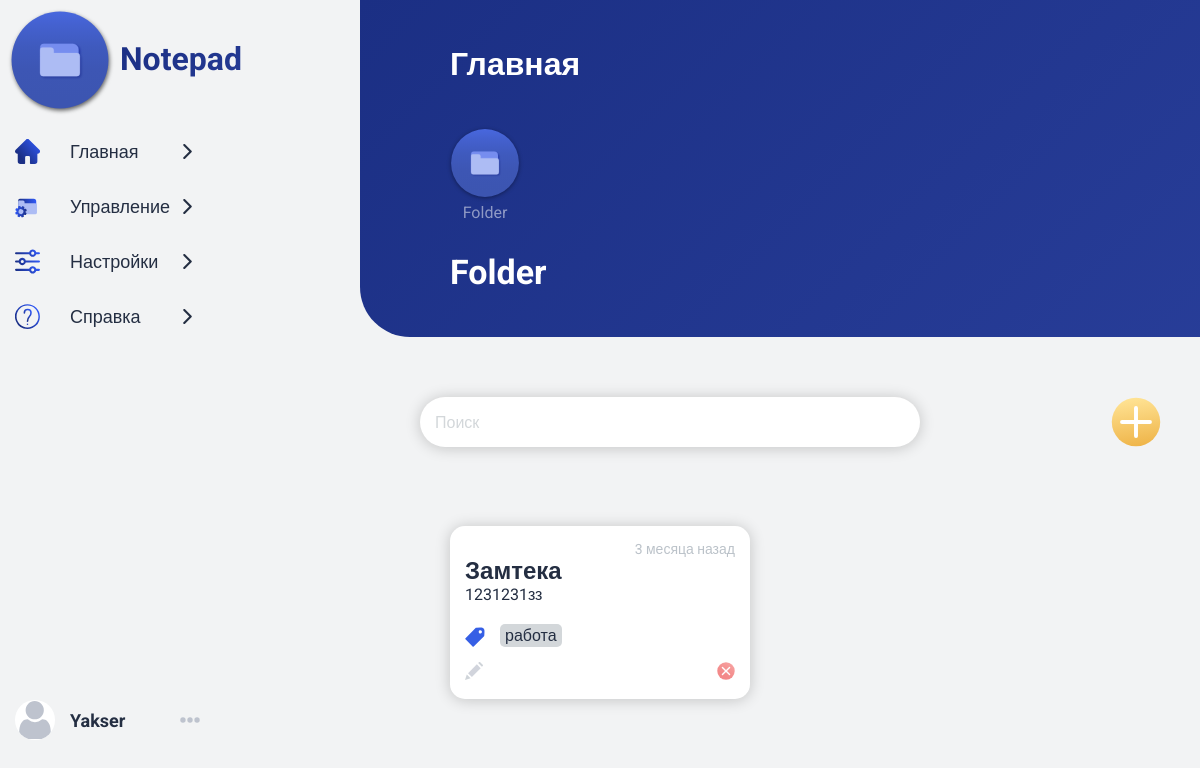
Page /1 (signed in) on the earlier database version.
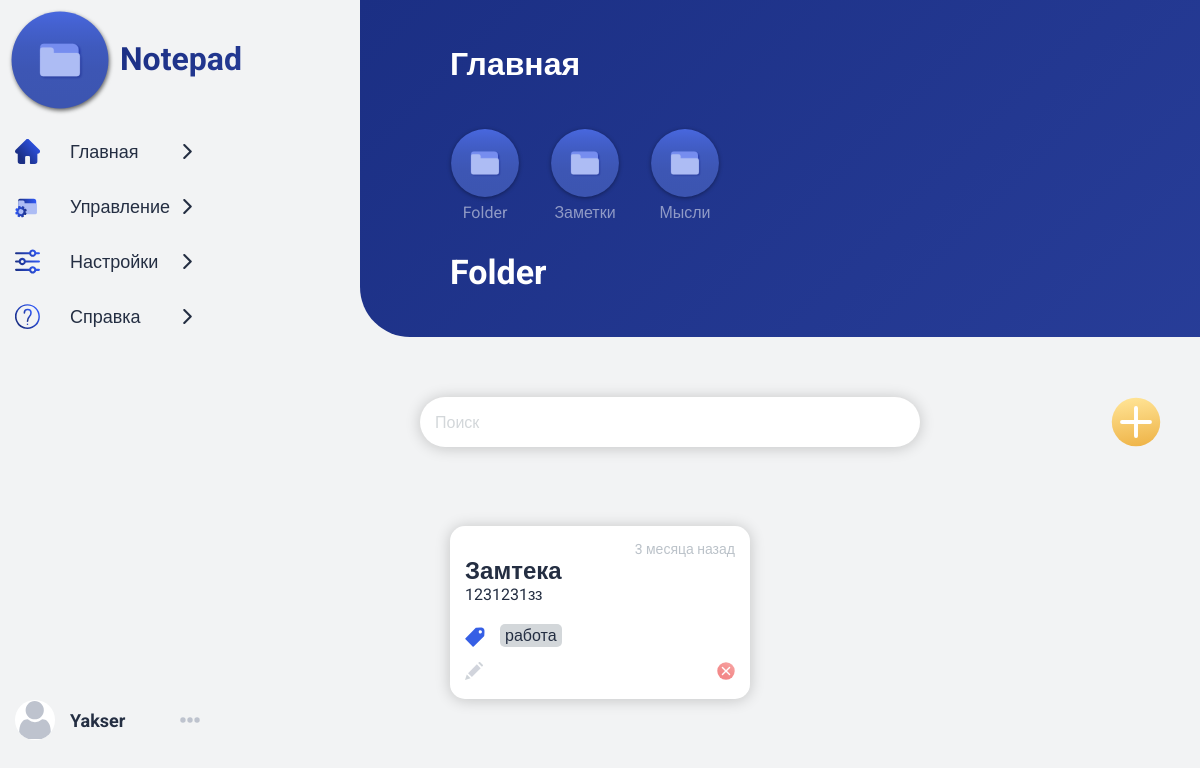
Same page on the later database version.
### data/folder.py (models this page shows, shortened)
class Folder(SqlAlchemyBase, SerializerMixin):
    __tablename__ = 'folder'
    id = sqlalchemy.Column(sqlalchemy.Integer, primary_key=True, unique=True, nullable=False)
    name = sqlalchemy.Column(sqlalchemy.String, nullable=False)
    date = sqlalchemy.Column(sqlalchemy.String, nullable=True, default=current_date)
    user_id = sqlalchemy.Column(sqlalchemy.Integer,
                                sqlalchemy.ForeignKey("user.id"))
    user = orm.relation('User')
    notes = orm.relation("Note", back_populates='folder')

### data/note.py (models this page shows, shortened)
class Note(SqlAlchemyBase, SerializerMixin):
    __tablename__ = 'note'
    id = sqlalchemy.Column(sqlalchemy.Integer, primary_key=True, unique=True, nullable=False)
    header = sqlalchemy.Column(sqlalchemy.String, nullable=False)
    text = sqlalchemy.Column(sqlalchemy.Text, nullable=True)
    date = sqlalchemy.Column(sqlalchemy.String, nullable=True, default=current_date)
    folder_id = sqlalchemy.Column(sqlalchemy.Integer,
                                  sqlalchemy.ForeignKey("folder.id"))
    folder = orm.relation('Folder')
    tags = sqlalchemy.Column(sqlalchemy.String)

### run.py (the view)
@app.route('/<folder_id>', methods=['POST', 'GET'])
@app.route('/folders/<folder_id>', methods=['POST', 'GET'])
@login_required
def folders(folder_id):
    if not folder_id.isdigit():
        return redirect(url_for('home'))
    if request.method == 'GET':
        query = ''
    else:
        query = request.form.get('search-note')
    acc_folders = current_user.folders  # папки, созданные текущим пользователем
    session = db_session.create_session()
    notes = session.query(Note).filter(Note.folder_id == folder_id) \
        .filter(Note.header.like('%' + query.lower() + '%')).all()
    empty = "В этой папке нет ни одной заметки..." if not notes else ''
    return render_template('folders.html', folders=acc_folders, notes=notes,
                           current_folder=session.query(Folder).filter(Folder.id == folder_id).first(),
                           empty=empty,
                           user=current_user, query=query)

### data/db_session.py (called while the page is built)
def create_session() -> Session:
    global __factory
    return __factory()

### data/momentjs.py (called while the page is built)
    def render(self, format):
        return Markup("""<script>moment.locale("ru");
                            document.write(moment(\"%s\").%s);
                        </script>"""
                      % (
                          self.timestamp.strftime("%Y-%m-%dT%H:%M:%S"), format))

    def fromNow(self):
        return self.render("fromNow()")

### run.py (called while the page is built)
@login_manager.user_loader
def load_user(user_id):
    db_sess = db_session.create_session()
    return db_sess.query(User).get(user_id)

### templates/folders.html (shortened to what this page needs)
{% extends 'main.html' %}
{% block block %}
    <div class="block">
        <div class="block-header">
            <h1>Главная</h1>
            <div class="block-menu">
                <ul class="folders">
                    {% for folder in folders %}
                        <li>
                            <a href="/{{ folder.id }}">
                                <img src="../static/img/folder.svg" alt="">
                                <span>{{ folder.name.capitalize() }}</span>
                            </a>
                        </li>
                    {% endfor %}
                </ul>
                <span class="cur-subheader cur-folder">{{ current_folder.name.capitalize() }}</span>
            </div>
        </div>
        <div class="content">
            <div class="manage">
                <form method="POST" class="search-form">
                    <input type="text" id="search-note" name="search-note" placeholder="Поиск" value="{{ query }}">
                </form>
                <a href="/add_note/{{ current_folder.id }}" class="add-btn"><img src="../static/img/add.svg"
                                                                                 alt=""></a>
            </div>
            <div class="notes">
                {% for note in notes %}
                    <article class="note">
                        <span class="date">{{ momentjs(note.date).fromNow() }}</span>
                        {% if note.header | length > 20 %}
                            <h2>{{ note.header.capitalize()[:20] }}...</h2>
                        {% else %}
                            <h2>{{ note.header.capitalize() }}</h2>
                        {% endif %}
                        <div class="note-text">
                            {% if note.text | length > 355 %}
                                <p>{{ note.text[:355] }}...</p>
                            {% else %}
                                <p>{{ note.text }}</p>
                            {% endif %}
                        </div>
                        {% if note.tags %}
                            <div class="tags">
                                <p class="tag"></p>
                                {% for tag in note.tags.split() %}
                                    <p class="tag">{{ tag }}</p>
                                {% endfor %}
                            </div>
                        {% endif %}
                        <div class="sub-btns">
                            <a href="/edit/{{ note.id }}"
                               class="edit-btn sub-btn"><img src="../static/img/pencil.svg" alt=""></a>
                            <a href="/del/{{ current_folder.id }}/{{ note.id }}"
                               class="del-btn sub-btn"><img src="../static/img/del.svg" alt=""></a>
                        </div>
                    </article>
                {% endfor %}
            </div>
        </div>
    </div>
{% endblock %}

Differences in the rows shown:
added Folder: name "Заметки"
added Folder: name "Мысли"
